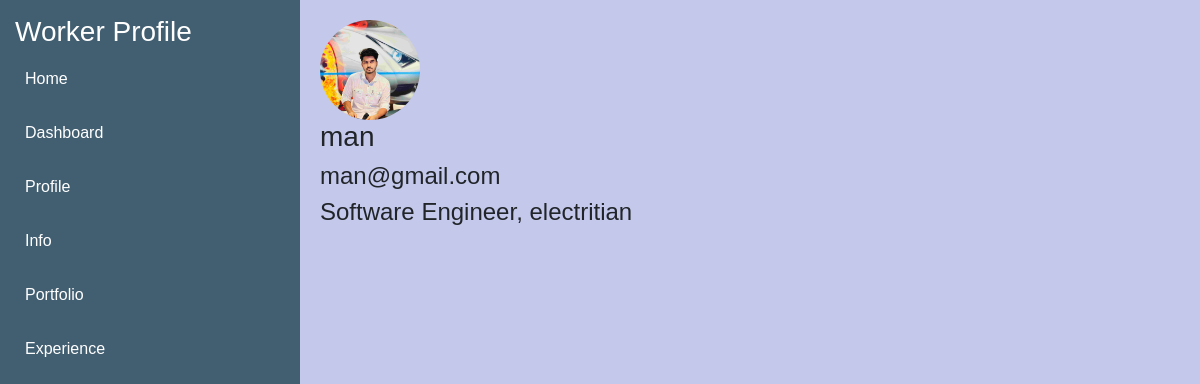
/worker_profile.php (signed in), run on the app's committed database.
### tables this page shows
CREATE TABLE `portfolio` (
  `portfolio_id` int(11) NOT NULL,
  `worker_id` int(11) DEFAULT NULL,
  `photo_url` varchar(255) DEFAULT NULL,
  `description` text DEFAULT NULL,
  `created_at` datetime DEFAULT current_timestamp()
);

CREATE TABLE `workers` (
  `worker_id` int(11) NOT NULL,
  `name` varchar(100) NOT NULL,
  `phone` varchar(15) NOT NULL,
  `email` varchar(150) DEFAULT NULL,
  `address` text DEFAULT NULL,
  `specialty` varchar(100) NOT NULL,
  `experience_years` int(11) DEFAULT NULL,
  `bio` text DEFAULT NULL,
  `hourly_rate` decimal(10,2) DEFAULT NULL,
  `profile_photo` mediumblob DEFAULT NULL,
  `created_at` datetime DEFAULT current_timestamp(),
  `Status` varchar(20) DEFAULT NULL,
  `password` varchar(255) DEFAULT NULL,
  `specialty_id` int(11) DEFAULT NULL,
  `approved` tinyint(1) DEFAULT NULL
);

### worker_profile.php (the view, shortened to what this page needs)
<?php
include 'db.php';
$worker_id = $_SESSION['worker_id'];
$worker = $pdo->prepare("SELECT * FROM workers WHERE worker_id = ?");
$worker->execute([$worker_id]);
$worker_data = $worker->fetch(PDO::FETCH_ASSOC);
?>
<!DOCTYPE html>
<html lang="en">
<head>
    <link rel="stylesheet" href="https://maxcdn.bootstrapcdn.com/bootstrap/4.0.0/css/bootstrap.min.css">
</head>
<body>
<div class="container-fluid">
    <div class="row">
        <div class="col-md-3 sidebar">
            <h3 class="text-white">Worker Profile</h3>
            <a href="worker_dashboard.php">Home</a>
            <a href="#">Dashboard</a>
            <a href="worker_profile.php?section=profile">Profile</a>
            <a href="worker_profile.php?section=info">Info</a>
            <a href="worker_profile.php?section=portfolio">Portfolio</a>
            <a href="worker_profile.php?section=experience">Experience</a>
        </div>
        <div class="col-md-9 content">
    <div>
        <?php
        $portfolio_item = $pdo->prepare("SELECT * FROM portfolio WHERE worker_id = ? LIMIT 1");
        $portfolio_item->execute([$worker_id]);
        $portfolio_data = $portfolio_item->fetch(PDO::FETCH_ASSOC);
        if (!empty($portfolio_data['photo_url'])): ?>
            <img src="<?= htmlspecialchars($portfolio_data['photo_url']) ?>" alt="Profile Photo" class="profile-photo" style="width: 100px; height: 100px; object-fit: cover;">
        <?php else: ?>
            <img src="default-profile.png" alt="Profile Photo" class="profile-photo" style="width: 100px; height: 100px; object-fit: cover;">
        <?php endif; ?>
        <h3><?= htmlspecialchars($worker_data['name']) ?></h3>
        <h4><?= htmlspecialchars($worker_data['email']) ?></h4>
        <h4><?= htmlspecialchars($worker_data['specialty']) ?></h4>
    </div>
        </div>
    </div>
</div>
</body>
</html>

### worker_profile.php (style rules this page uses)
body { font-family: Arial, sans-serif; background-color:rgb(196, 201, 236); }
.sidebar { background-color:rgb(66, 95, 114); padding: 15px; min-height: 100vh; }
.sidebar a { color: white; display: block; padding: 10px; text-decoration: none; margin-bottom: 10px; }
.content { padding: 20px; }
.profile-photo { width: 150px; height: 150px; border-radius: 50%; }

### data on the page
portfolio: photo_url (picture)
workers: name "man", email "man@gmail.com", specialty "Software Engineer, electritian"
